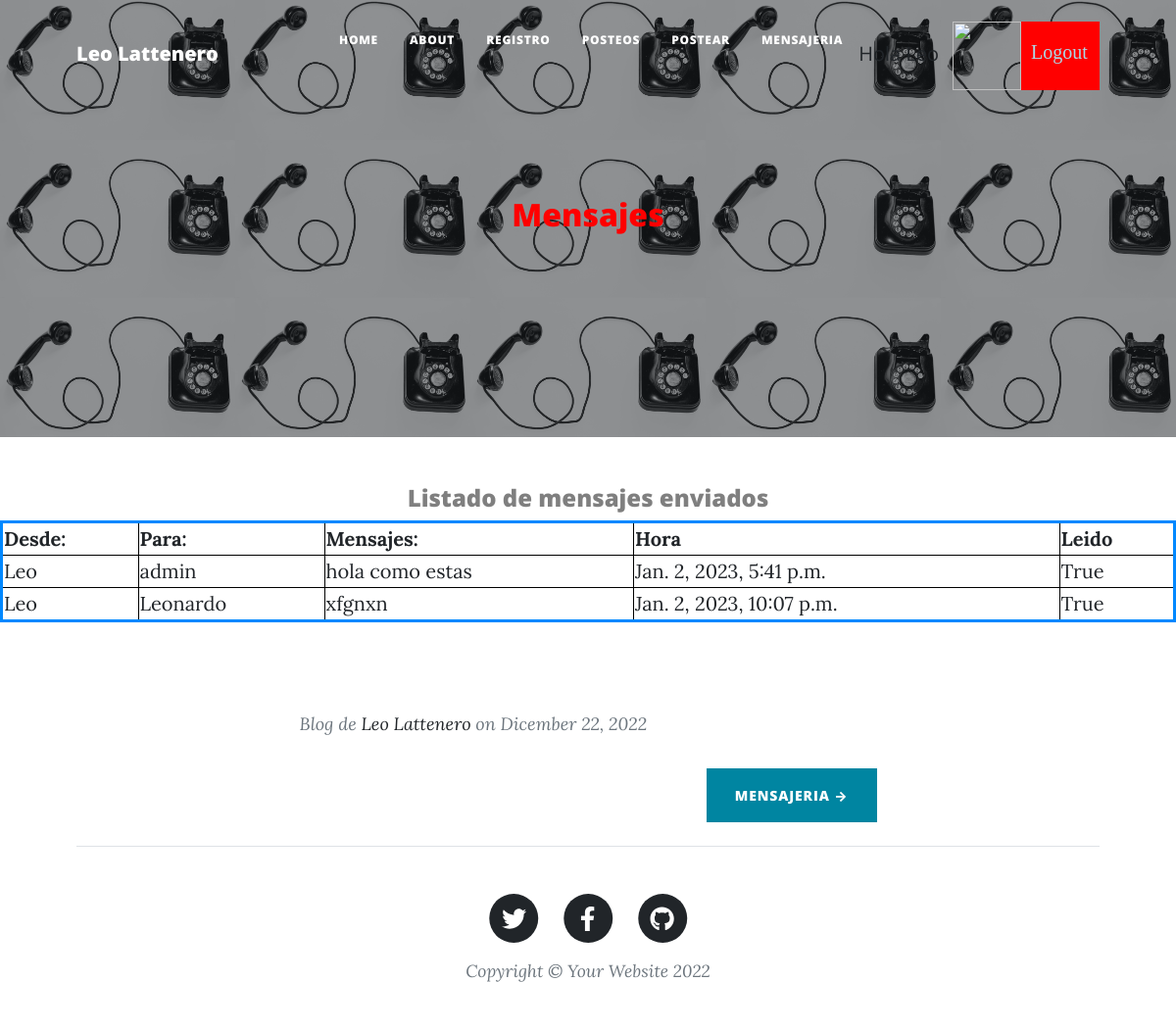
/chat/mensajeEnviado (signed in), run on an earlier commit of the app's database.
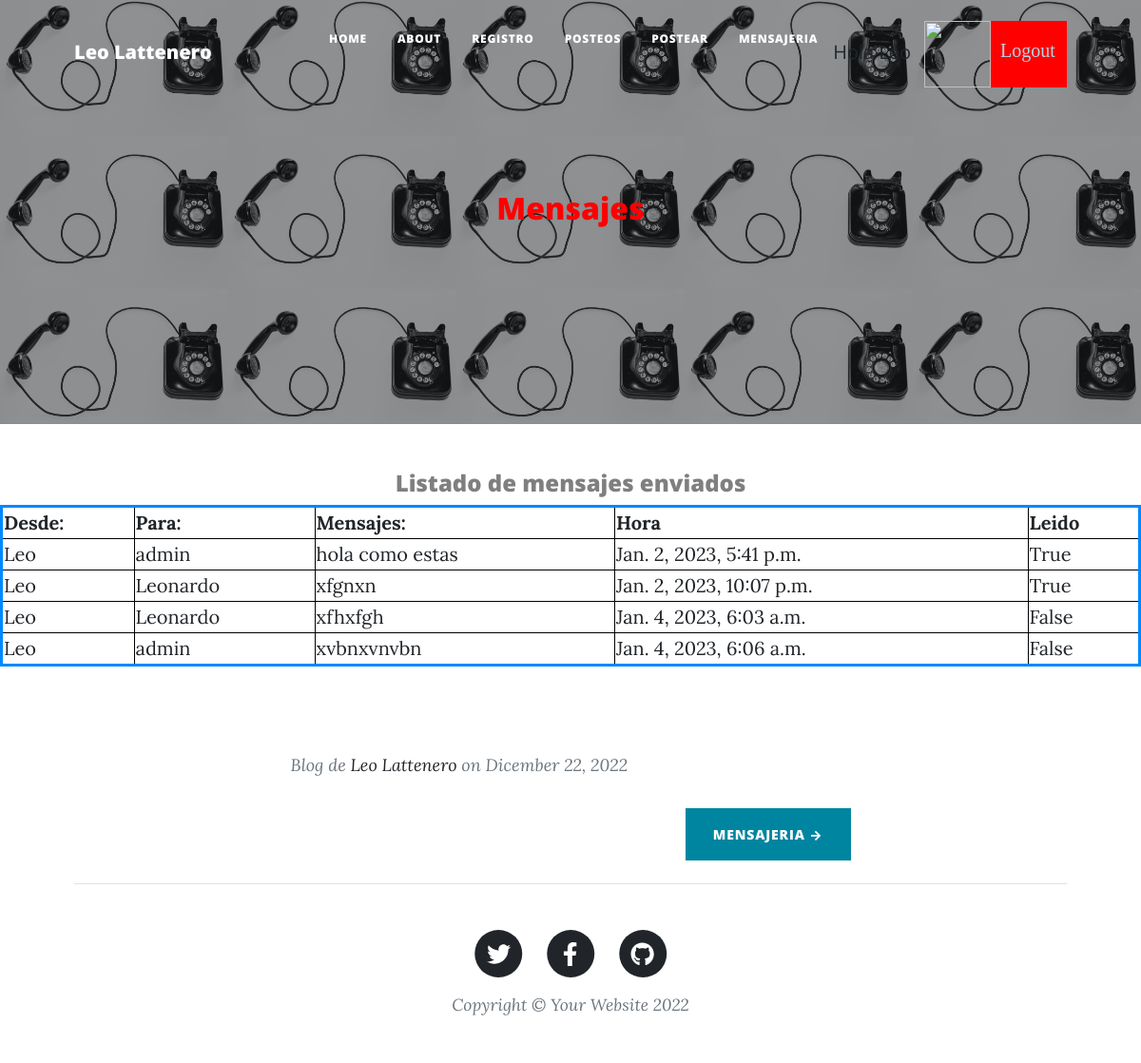
And on a later commit of the database.
### Chat/models.py (models this page shows)
class Mensaje(models.Model):
    enviar = models.ForeignKey(User, on_delete=models.CASCADE, related_name='sender')
    recibir = models.ForeignKey(User, on_delete=models.CASCADE, related_name='receiver')
    mensaje = models.TextField(max_length=5000)
    hora = models.DateTimeField(auto_now_add=True)
    leido = models.BooleanField(default=False)
    def __str__(self):
        return  str(self.leido) + " "+ self.mensaje + " "+ str(self.hora)

### Chat/views.py (the view)
# urls.py: path("mensajeEnviado", MensajeEnviado , name = "MensajeEnviado"),
def MensajeEnviado(request):
    usuario = request.user
    herram = Mensaje.objects.filter(enviar = usuario)
    print(herram)
    return render(request, "MensajeEnviado.html", {"mensajes": herram, "imagen": obtenerAvatar(request)})

### AppLogin/views.py (called while the page is built)
def obtenerAvatar(request):
    if request.user.is_authenticated:
        lista=Avatar.objects.filter(user=request.user)
        if len(lista)!=0:
            imagen=lista[0].imagen.url
        else:
            imagen="/media/avatares/avatarpordefecto.jpg"
        return imagen

### Chat/templates/MensajeEnviado.html (shortened to what this page needs)
{% extends "inicioChat.html" %}
{% load static %}
{% block titulo %}
<h2 style="color:red" >Mensajes </h2>
{% endblock %}
{% block contenido_que_cambia %}
<h4 class="text-black-50" style="text-align: center;">Listado de mensajes enviados</h4>
<table width="100%" style="border: 3px solid rgb(0, 136, 255);">
    <tr>
        <th>Desde:      </th>
        <th>Para:       </th>
        <th>Mensajes:   </th>
        <th>Hora        </th>
        <th>Leido       </th>
    </tr>
    {% for indice in mensajes %}
    <tr>
        <td>{{ indice.enviar }}</td>
        <td> {{ indice.recibir }}</td>
        <td style="text-align: left;">{{ indice.mensaje }}</td>
        <td>{{ indice.hora }}</td>
        <td>{{ indice.leido }}</td>
    </tr>
    {% endfor %}
</table>
<br>
<br>
{% endblock %}

What changed in the data, as far as the page shows it:
added Mensaje: enviar "Leo", recibir "Leonardo", mensaje "xfhxfgh", hora "Jan. 4, 2023, 6:03 a.m.", leido "False"
added Mensaje: enviar "Leo", recibir "admin", mensaje "xvbnxvnvbn", hora "Jan. 4, 2023, 6:06 a.m.", leido "False"
